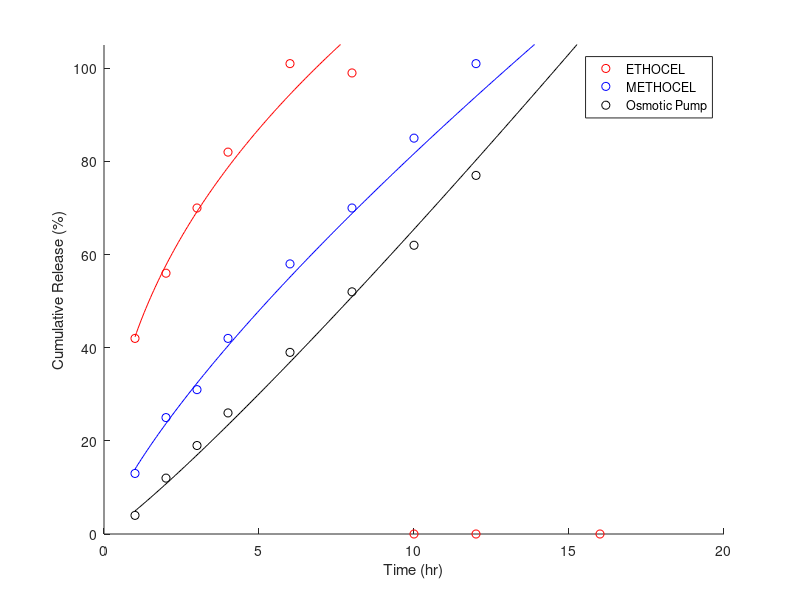

The MATLAB script that drew this image:
t = [1,2,3,4,6,8,10,12,16];
DER = 30; %mg

fit = zeros(3,2);

RETH = [42,56,70,82,101,99];
tvalid = t(1:length(RETH<0.9));
fit(1,:) = polyfit(log(tvalid),log(RETH(1:length(tvalid))),1);

RMETH = [13,25,31,42,58,70,85,101,100];
tvalid = t(1:length(RMETH<0.9));
fit(2,:) = polyfit(log(tvalid),log(RMETH(1:length(tvalid))),1);

ROS = [4,12,19,26,39,52,62,77,101];
tvalid = t(1:length(ROS<0.9));
fit(3,:) = polyfit(log(tvalid),log(ROS(1:length(tvalid))),1);

n = fit(:,1);

tpredict = 1:0.05:16;
Mpredict = zeros(3,length(tpredict));
figure;
hold on;
sz = 25;
scatter(t,[RETH,zeros(length(t)-length(RETH),1)'],'r');
scatter(t,[RMETH,zeros(length(t)-length(RMETH),1)'],'b');
scatter(t,[ROS,zeros(length(t)-length(ROS),1)'],'k');
colors = ['r';'b';'k'];
for i = 1:3
    Mpredict(i,:) = exp(fit(i,2))*tpredict.^(n(i));
    plot(tpredict,Mpredict(i,:),colors(i));
end
ylim([0 105])
xlabel('Time (hr)');
ylabel('Cumulative Release (%)');
legend({'ETHOCEL','METHOCEL','Osmotic Pump'});
lt12 = (log(50)-fit(:,2))./n;
t12 = exp(lt12);
tfull = exp(log(100)-fit(:,2))./n;